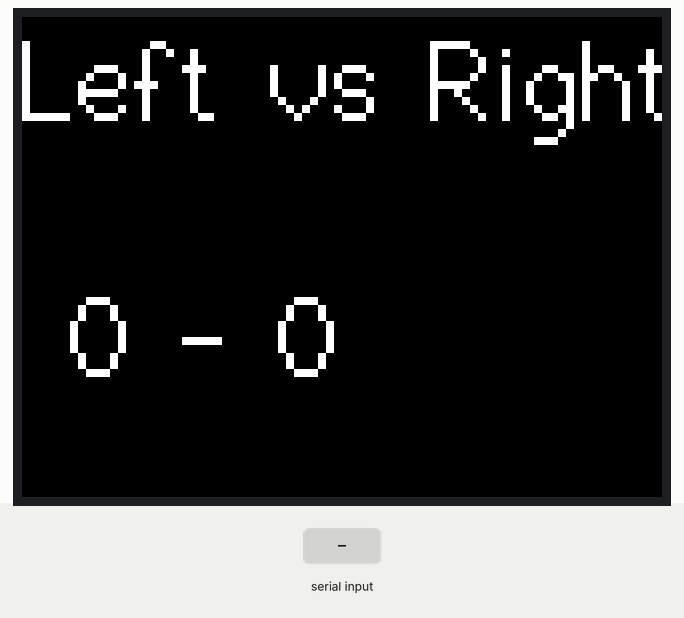
This sketch was run on a simulated ESP32. Shown: 320×240 colour display. The inputs (shaded band) are chosen by the test bench. What the sketch prints to the serial monitor is not drawn.

Above: at 1.5 s.

The sketch:

smile_counter.ino
```cpp
#include <M5Stack.h>


// globals
unsigned long score_left = 0;
unsigned long score_right = 0;

// timer
hw_timer_t *timer0 = NULL;

//prototypes
void IRAM_ATTR callback1s();
void setup_M5Stack();
void setup_display();
void disp_score(unsigned long left, unsigned long right);


void setup() {
  // put your setup code here, to run once:
  setup_M5Stack();
  setup_display();
  disp_score(score_left, score_right);

  Serial.begin(115200);

  timer0 = timerBegin(0, 80, true); //timer=1us
  timerAttachInterrupt(timer0, &callback1s, true);
  timerAlarmWrite(timer0, 1000000, true); // 1000000us = 1s
  timerAlarmEnable(timer0);
}

void loop() {
  // put your main code here, to run repeatedly:
  if (Serial.available() > 0){
    unsigned short incoming_byte = Serial.read();

    Serial.print("I received: "); // 受信データを送りかえす
		Serial.println(incoming_byte);

    switch(incoming_byte){
      case 0x30:
        score_left  = 0;
        score_right = 0;
        break;

      case 0x31:
        score_left += 1;
        break;

      case 0x32:
        score_right += 1;
        break;

      default:
        break;
    }
  }

  // delay(1000);
  // score_left  += 1;
  // score_right += 1;
  // disp_score(score_left, score_right);

}

//timer callback
void IRAM_ATTR callback1s() {
  disp_score(score_left, score_right);
}

void setup_M5Stack()
{
    // M5Stack オブジェクトの初期化
    M5.begin();

}

void setup_display()
{
  M5.Lcd.setRotation(1);      // 画面向き設定（0～3で設定、4～7は反転)※初期値は1
  M5.Lcd.setTextWrap(false);  // 画面端での改行の有無（true:有り[初期値], false:無し）※print関数のみ有効

  M5.Lcd.fillScreen(BLACK);           // 画面背景(指定色で画面全体を塗りつぶす。表示を更新する場合にも使用)
  M5.Lcd.setTextColor(WHITE, BLACK); // テキスト色(文字色, 文字背景)
  M5.Lcd.setTextFont(2);              // フォント(フォント番号：0,2,4,6,7,8の中から指定)
  M5.Lcd.setCursor(0, 0);             // テキスト表示座標(x座標, y座標)
  M5.Lcd.setTextSize(4);              // テキストサイズ倍率(整数で指定)
}

void disp_score(unsigned long left, unsigned long right)
{
  M5.Lcd.clear(BLACK);
  M5.Lcd.setCursor(0, 0);             // テキスト表示座標(x座標, y座標)
  M5.Lcd.printf("Left vs Right\n\n %d - %d", score_left, score_right);
}
```
